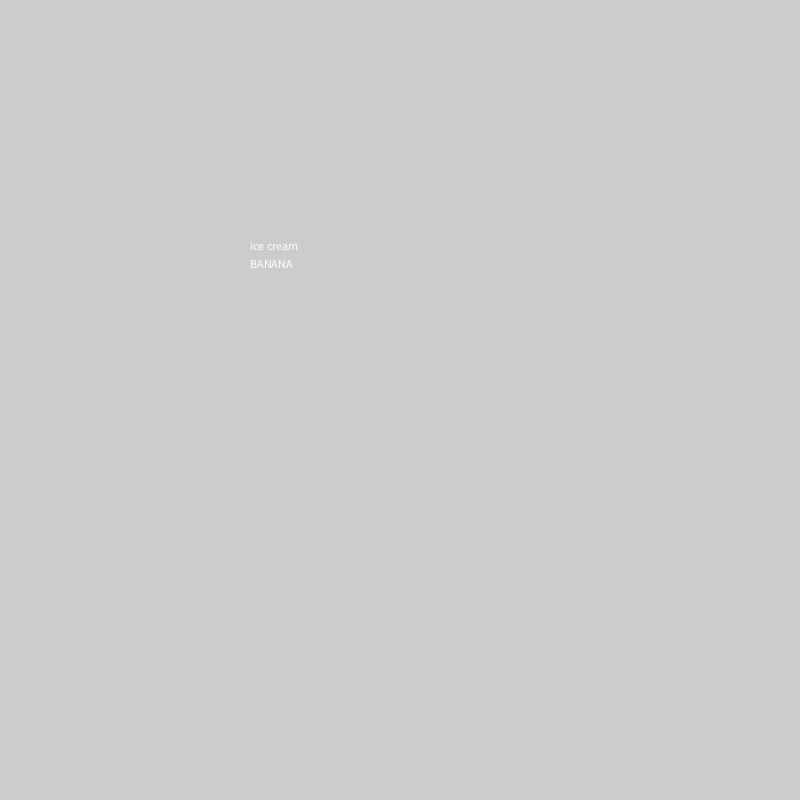
Frame 1 (no input)
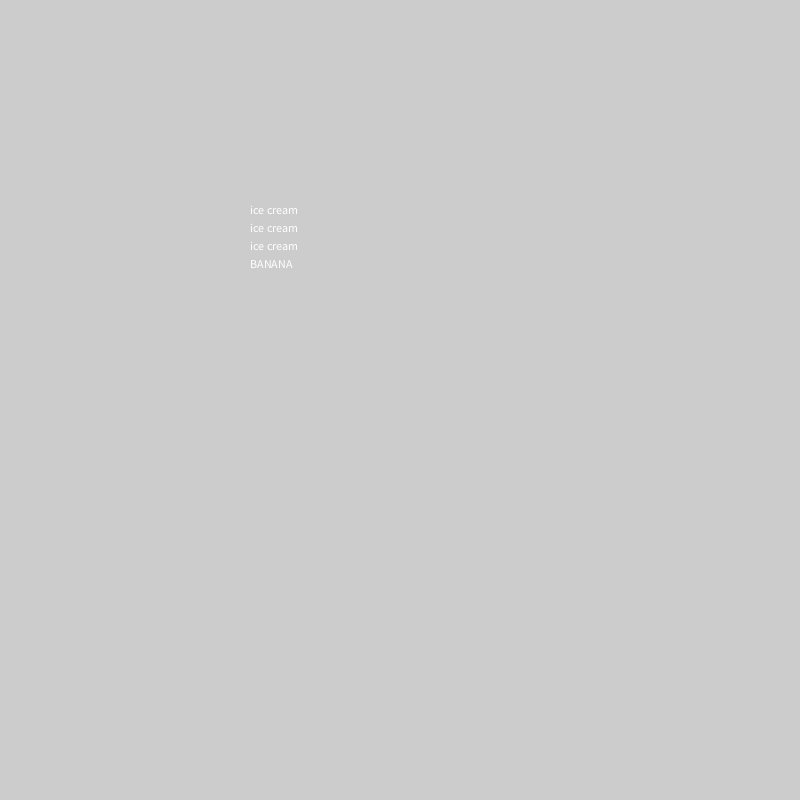
Frame 60 (the mouse pressed at the canvas centre just before this capture)
Frame 120 (the mouse held since frame 60 and released just before this capture): identical to frame 60, image omitted

The Processing sketch that drew these frames (run headless with seeded random() and noise(); from frame 60 on, the mouse is pressed at the canvas centre):

// Processing sketch: BANNASPLIT
// ── BANNASPLIT.pde
int Y = 250;
void setup() {

  size(800,800);
    text("BANANA", 250, 268);
}
  void draw(){
  

 

if (Y != 196){
  text("ice cream", 250, Y);
Y -= 18;
}
  }
